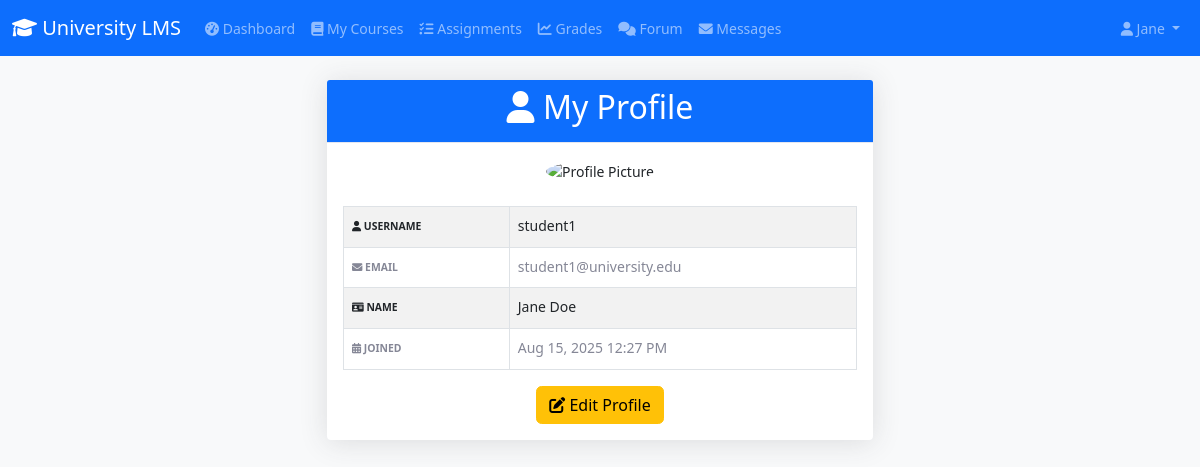
The page /student/profile.php (signed in) on the database its author committed.
### tables this page shows
CREATE TABLE users (
    id INT PRIMARY KEY AUTO_INCREMENT,
    username VARCHAR(50) UNIQUE NOT NULL,
    email VARCHAR(100) UNIQUE NOT NULL,
    password VARCHAR(255) NOT NULL,
    first_name VARCHAR(50) NOT NULL,
    last_name VARCHAR(50) NOT NULL,
    role ENUM('student', 'instructor', 'admin') NOT NULL,
    profile_image VARCHAR(255),
    created_at TIMESTAMP DEFAULT CURRENT_TIMESTAMP,
    updated_at TIMESTAMP DEFAULT CURRENT_TIMESTAMP ON UPDATE CURRENT_TIMESTAMP
);

### config/database.php (called while the page is built, shortened)
<?php
function formatDate($date) {
    return date('M j, Y g:i A', strtotime($date));
}
?>

### student/profile.php (the view, shortened to what this page needs)
<?php
require_once '../config/database.php';
$database = new Database();
$db = $database->getConnection();
$stmt = $db->prepare('SELECT username, email, first_name, last_name, profile_image, created_at FROM users WHERE id = ?');
$stmt->execute([$_SESSION['user_id']]);
$user = $stmt->fetch(PDO::FETCH_ASSOC);
?>
<!DOCTYPE html>
<html lang="en">
<head>
    <link href="https://cdn.jsdelivr.net/npm/bootstrap@5.1.3/dist/css/bootstrap.min.css" rel="stylesheet">
    <link href="https://cdnjs.cloudflare.com/ajax/libs/font-awesome/6.0.0/css/all.min.css" rel="stylesheet">
    <link href="../assets/css/dashboard.css" rel="stylesheet">
</head>
<body class="bg-light">
    <?php include '../includes/student_navbar.php'; ?>
    <div class="container py-4">
        <div class="row justify-content-center">
            <div class="col-md-8 col-lg-6">
                <div class="card shadow">
                    <div class="card-header bg-primary text-white text-center">
                        <h2><i class="fas fa-user"></i> My Profile</h2>
                    </div>
                    <div class="card-body">
                        <div class="text-center mb-4">
                            <img src="<?= $user['profile_image'] ? htmlspecialchars($user['profile_image']) : '../assets/img/default-profile.png' ?>" class="rounded-circle" width="120" height="120" alt="Profile Picture">
                        </div>
                        <table class="table table-bordered table-striped">
                            <tr>
                                <th><i class="fas fa-user"></i> Username</th>
                                <td><?= htmlspecialchars($user['username']) ?></td>
                            </tr>
                            <tr>
                                <th><i class="fas fa-envelope"></i> Email</th>
                                <td><?= htmlspecialchars($user['email']) ?></td>
                            </tr>
                            <tr>
                                <th><i class="fas fa-id-card"></i> Name</th>
                                <td><?= htmlspecialchars($user['first_name'] . ' ' . $user['last_name']) ?></td>
                            </tr>
                            <tr>
                                <th><i class="fas fa-calendar-alt"></i> Joined</th>
                                <td><?= formatDate($user['created_at']) ?></td>
                            </tr>
                        </table>
                        <div class="text-center mt-3">
                            <a href="profile_edit.php" class="btn btn-warning"><i class="fas fa-edit"></i> Edit Profile</a>
                        </div>
                    </div>
                </div>
            </div>
        </div>
    </div>
</body>
</html>

### assets/css/dashboard.css (style rules this page uses)
body { font-size: .875rem; background-color: #f8f9fc; }
.card { box-shadow: 0 0.15rem 1.75rem 0 rgba(58, 59, 69, 0.15) !important; border: none; }
.card-header { background-color: #f8f9fc; border-bottom: 1px solid #e3e6f0; }
.btn { border-radius: 0.35rem; font-weight: 400; }
.table { color: #858796; }
.table th { border-top: none; font-weight: 600; text-transform: uppercase; font-size: 0.65rem; padding-top: 0.75rem; padding-bottom: 0.75rem; }
.shadow { box-shadow: 0 0.15rem 1.75rem 0 rgba(58, 59, 69, 0.15) !important; }

### rows shown on the page
users: username "student1", email "student1@university.edu", first_name+last_name "Jane Doe", created_at "Aug 15, 2025 12:27 PM"

### other values the page prints
$_SESSION['first_name'] "Jane"
